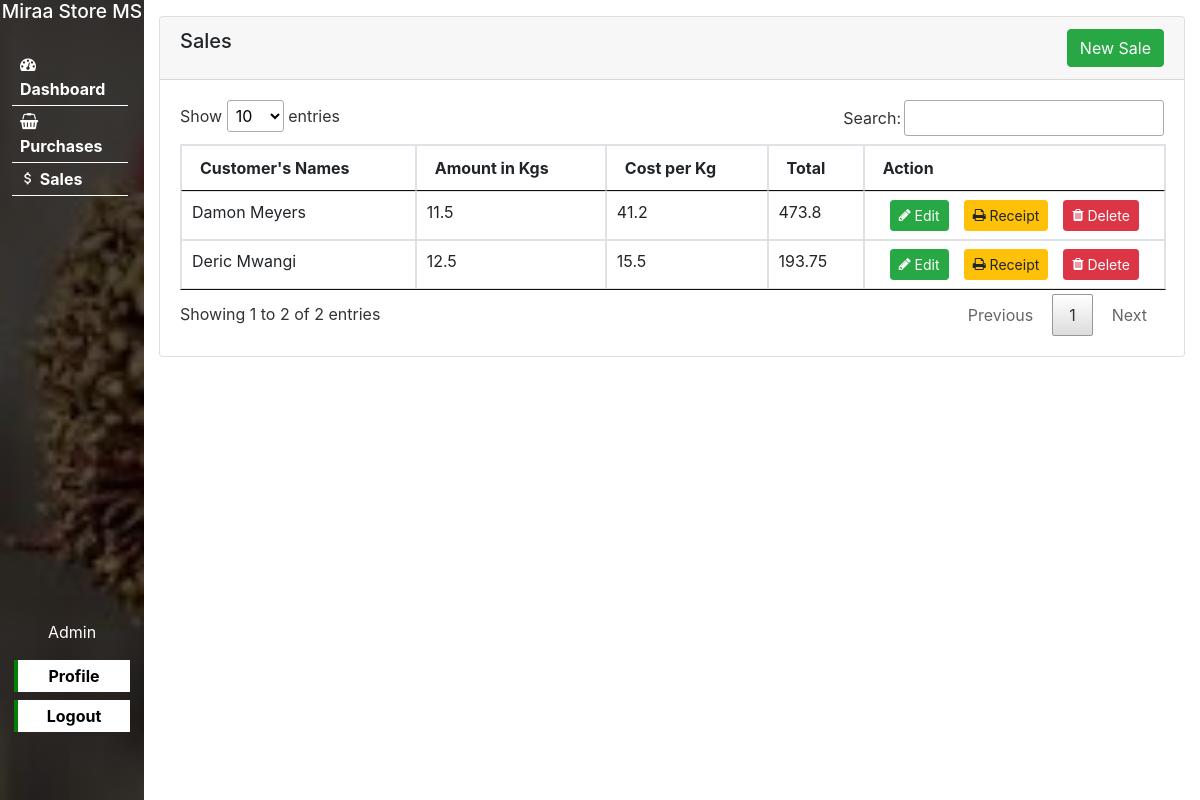
/app/sales.php (signed in), run on the app's committed database.
### tables this page shows
CREATE TABLE `sales` (
  `id` int(6) NOT NULL,
  `customers_names` varchar(100) NOT NULL,
  `amount_in_kgs` double NOT NULL,
  `cost_per_kg` double NOT NULL,
  `date_created` date NOT NULL DEFAULT current_timestamp()
);

### app/include/functions.php (called while the page is built, shortened)
<?php
$hostname = "localhost";
$username = "root";
$password = "";
$database = "db_miraa_store_ms";
$db_connection = mysqli_connect($hostname, $username, $password, $database)
or die("<b>Connection to the server couldn't be established. Try starting mysql on Xampp or contact the developer for help!</b>");
    if (isset($_COOKIE['error'])): ?>
<?php endif;
function fetch_all($table_name): mysqli_result|bool
{
    global $db_connection;
    $sql_fetch_all = $db_connection->query("SELECT * FROM $table_name") or die(mysqli_error($db_connection));
    return $sql_fetch_all;
}

### app/sales.php (the view, shortened to what this page needs)
<?php
include_once "include/functions.php";
?>
<!doctype html>
<html lang="en">
<head>
    <?php include_once "include/head_section.php" ?>
</head>
<body>
<?php include_once "include/navbar.php" ?>
<main class="main_content">
    <div class="container">
        <div class="row justify-content-center pt-3">
            <div class="col">
                <div class="card">
                    <div class="card-header">
                        <div class="row">
                            <div class="col">
                                <h5>Sales</h5>
                            </div>
                            <div class="col text-right">
                                <a href="" class="btn btn-success btn-rounded text-right" data-toggle="modal"
                                   data-target="#modalAddPayment">New Sale</a>
                            </div>
                        </div>
                    </div>
                    <div class="card-body">
                        <table class="table table-hover table-bordered" id="data_table">
                            <thead>
                            <tr>
                                <th>Customer's Names</th>
                                <th>Amount in Kgs</th>
                                <th>Cost per Kg</th>
                                <th>Total</th>
                                <th>Action</th>
                            </tr>
                            </thead>
                            <tbody>
                            <?php foreach(fetch_all('sales') as $sale):?>
                                <tr>
                                    <td><?= $sale['customers_names'] ?></td>
                                    <td><?= $sale['amount_in_kgs'] ?></td>
                                    <td><?= $sale['cost_per_kg'] ?></td>
                                    <td><?= $sale['amount_in_kgs'] * $sale['cost_per_kg'] ?></td>
                                    <td>
                                        <div class="action_buttons_wrapper">
                                            <div class="action_button">
                                                <form action="update_sale.php" method="post">
                                                    <button class="btn btn-success btn-sm" name="sell_book"><span class="icon-pencil"></span> Edit</button>
                                                </form>
                                            </div>
                                            <div class="action_button">
                                                <form action="receipt.php" method="post">
                                                    <button class="btn btn-warning btn-sm" name="print_receipt"><span class="icon-print"></span> Receipt</button>
                                                </form>
                                            </div>
                                            <div class="action_button">
                                                <form action="sales.php" method="post">
                                                    <button class="btn btn-danger btn-sm" name="delete_sale"><span class="icon-trash"></span> Delete</button>
                                                </form>
                                            </div>
                                        </div>
                                    </td>
                                </tr>
                            <?php endforeach; ?>
                            </tbody>
                        </table>
                    </div>
                </div>
            </div>
        </div>
    </div>
</main>
</body>
</html>

### assets/css/icomoon.css (style rules this page uses)
[class^="icon-"], [class*=" icon-"] { font-family: 'icomoon' !important; speak: none; font-style: normal; font-weight: normal; font-variant: normal; text-transform: none; line-height: 1; -webkit-font-smoothing: antialiased; -moz-osx-font-smoothing: grayscale; }
.icon-print:before { content: "\f02f"; }
.icon-pencil:before { content: "\f040"; }
.icon-trash:before { content: "\f1f8"; }

### assets/css/styles.css (style rules this page uses)
* { padding: 0; margin: 0; box-sizing: border-box; }
.main_content { width: 88%; margin-left: 12%; }
.action_buttons_wrapper { display: flex; flex-direction: row; justify-content: space-evenly; }

### data on the page
sales: customers_names "Deric Mwangi", amount_in_kgs "12.5", cost_per_kg "15.5", $sale['amount_in_kgs'] * $sale['cost_per_kg'] "193.75"
sales: customers_names "Damon Meyers", amount_in_kgs "11.5", cost_per_kg "41.2", $sale['amount_in_kgs'] * $sale['cost_per_kg'] "473.8"

### other printed values
$_SESSION['first_name'] "Admin"
